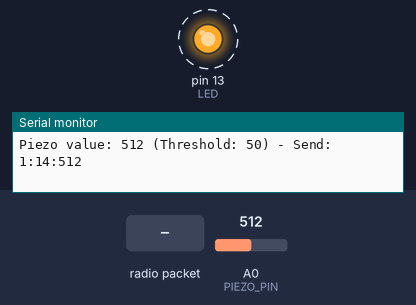
Recording of a sketch running on a simulated Arduino Uno, built with avr-gcc and run on an emulated ATmega328P. Shown: output pins drawn as LEDs (lit = HIGH), the last lines printed to the serial monitor. Dashed ring = blinking. The inputs (shaded band) are chosen by the test bench; at power-on: A0 (PIEZO_PIN) = 512. No radio packets arrive unless stated; pins used as bus, display or sensor lines are not drawn.

Above: at 11.3 s.
11.4 s: A0 (PIEZO_PIN) set to 56
14.4 s: A0 (PIEZO_PIN) set to 47
At 14.9 s:
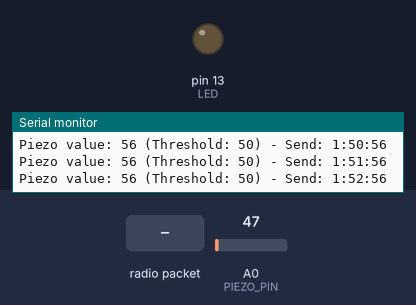
15.9 s: radio packet "recalibrate" arrives
At 16.4 s:
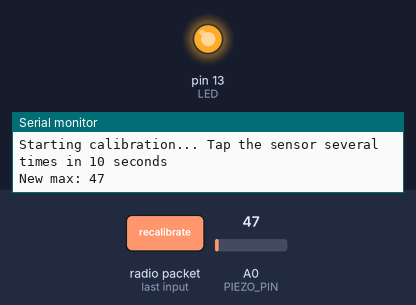
Timing chart, 0 to 26.5 s (numbered marks = the images above; inputs shaded):
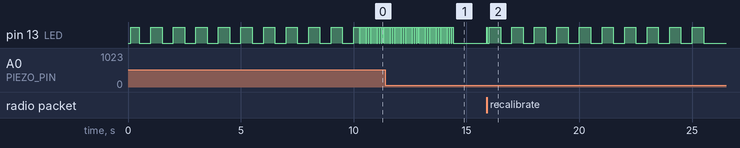

Measured:
- the behaviour switches between 51 and 50 on A0 (PIEZO_PIN) (found by bisection; images 0 and 1)
- after the input at 14.4 s, pin 13 (LED): goes on until 14.4 s, then stays LOW
- after the input at 15.9 s, pin 13 (LED): goes HIGH 0.01 s, LOW 0.08 s, 9 × (HIGH 0.51 s, LOW 0.50 s), HIGH 0.50 s, then LOW, starting at once
- by itself, pin 13 (LED): alternates HIGH for 0.06 s and LOW for 0.02 s

The sketch:

transceiver.ino
```cpp
#include <SPI.h>
#include <RH_RF95.h>

#define RFM95_CS 10
#define RFM95_RST 9
#define RFM95_INT 2

// Blinky on receipt
#define LED 13
// Change to 434.0 or other frequency, must match RX's freq!
#define RF95_FREQ 434.0

// Пин для пьезоэлектрического датчика
#define PIEZO_PIN A0
// Начальное пороговое значение (будет переопределено при калибровке)
#define DEFAULT_THRESHOLD 20
// Время блокировки после срабатывания (мс)
#define DEBOUNCE_TIME 30
// Запас над максимальным значением (%)
#define THRESHOLD_MARGIN 10

// Singleton instance of the radio driver
RH_RF95 rf95(RFM95_CS, RFM95_INT);

// ID для отправки
const char* ID = "1";
int count = 0; // Переменная для отслеживания счётчика
int threshold = DEFAULT_THRESHOLD; // Переменная для хранения порогового значения
int maxValue = 0; // Максимальное зафиксированное значение
unsigned long lastTriggerTime = 0; // Время последнего срабатывания
bool isTriggered = false; // Флаг срабатывания

void setup()
{
  pinMode(RFM95_RST, OUTPUT);
  digitalWrite(RFM95_RST, HIGH);
  pinMode(PIEZO_PIN, INPUT);
  pinMode(LED, OUTPUT);

  while (!Serial);
  Serial.begin(9600);
  delay(100);

  // manual reset
  digitalWrite(RFM95_RST, LOW);
  delay(10);
  digitalWrite(RFM95_RST, HIGH);
  delay(10);

  while (!rf95.init()) {
    Serial.println("LoRa radio init failed");
    while (1);
  }

  if (!rf95.setFrequency(RF95_FREQ)) {
    Serial.println("setFrequency failed");
    while (1);
  }

  rf95.setTxPower(18);

  // Калибровка датчика
  calibrateSensor();

  Serial.println("START");
}

// Функция калибровки датчика
void calibrateSensor() {
  Serial.println("Starting calibration... Tap the sensor several times in 10 seconds");
  digitalWrite(LED, HIGH); // Включить светодиод на время калибровки

  maxValue = 0; // Сбрасываем максимальное значение
  unsigned long startTime = millis();

  // Сбор данных в течение 10 секунд
  while (millis() - startTime < 10000) {
    int value = analogRead(PIEZO_PIN);

    // Обновляем максимальное значение
    if (value > maxValue) {
      maxValue = value;
      Serial.print("New max: ");
      Serial.println(maxValue);
    }

    // Мигание светодиодом для индикации процесса калибровки
    digitalWrite(LED, (millis() / 500) % 2 == 0);

    delay(10); // Частое чтение для捕捉 максимальных значений
  }

  // Установка порога на 10% выше максимального значения
  threshold = maxValue * (100 + THRESHOLD_MARGIN) / 100;

  // Минимальный порог на случай, если максимальное значение слишком мало
  if (threshold < 50) {
    threshold = 50;
  }

  digitalWrite(LED, LOW); // Выключить светодиод

  Serial.print("Calibration complete. Max value: ");
  Serial.print(maxValue);
  Serial.print(", Threshold: ");
  Serial.println(threshold);
}

void loop()
{
  if (rf95.available()) {
    uint8_t buf[RH_RF95_MAX_MESSAGE_LEN];
    uint8_t len = sizeof(buf);

    if (rf95.recv(buf, &len)) {
      String received = (char*)buf;
      received.trim();

      // Если получена команда reset
      if (received.equals("reset")) {
        count = 0;
        Serial.println("Counter reset via radio command");
      }
      // Если получена команда recalibrate
      else if (received.equals("recalibrate")) {
        calibrateSensor();
      }
      // Если получена команда status
      else if (received.equals("status")) {
        char statusPacket[50];
        snprintf(statusPacket, sizeof(statusPacket), "STATUS:%s:%d:%d:%d", ID, count, threshold, maxValue);
        rf95.send((uint8_t *)statusPacket, strlen(statusPacket) + 1);
        rf95.waitPacketSent();
      }
    }
  }

  // Проверка наличия доступных данных в последовательном порте
  if (Serial.available() > 0) {
    String command = Serial.readStringUntil('\n'); // Чтение команды до новой строки
    command.trim(); // Удаление лишних пробелов

    if (command.equals("reset")) {
      count = 0; // Сброс счетчика
      Serial.println("Count reset to 0.");
    }
    else if (command.equals("recalibrate")) {
      calibrateSensor(); // Повторная калибровка
    }
    else if (command.equals("threshold")) {
      Serial.print("Current threshold: ");
      Serial.println(threshold);
      Serial.print("Max value: ");
      Serial.println(maxValue);
    }
    else if (command.equals("status")) {
      Serial.print("ID:");
      Serial.print(ID);
      Serial.print(" Count:");
      Serial.print(count);
      Serial.print(" Threshold:");
      Serial.print(threshold);
      Serial.print(" Max:");
      Serial.println(maxValue);
    }
  }

  // Чтение значения с пьезодатчика
  int piezoValue = analogRead(PIEZO_PIN);

  // Получаем текущее время
  unsigned long currentTime = millis();

  // Отладочный вывод (можно закомментировать)
  // Serial.println(piezoValue);

  // Проверяем, превышено ли пороговое значение и прошло ли достаточно времени с последнего срабатывания
  if (piezoValue > threshold && !isTriggered) {
    // Устанавливаем флаг срабатывания и запоминаем время
    isTriggered = true;
    lastTriggerTime = currentTime;

    // Увеличение счётчика
    count++;

    digitalWrite(LED, HIGH);
    Serial.print("Piezo value: ");
    Serial.print(piezoValue);
    Serial.print(" (Threshold: ");
    Serial.print(threshold);
    Serial.print(") - Send: ");

    // Форматирование сообщения (добавим значение датчика)
    char radiopacket[30];
    snprintf(radiopacket, sizeof(radiopacket), "%s:%d:%d", ID, count, piezoValue); // Формат ID:счётчик:значение
    Serial.println(radiopacket);

    // Отправка сообщения
    rf95.send((uint8_t *)radiopacket, strlen(radiopacket) + 1);
    rf95.waitPacketSent();

    digitalWrite(LED, LOW);

    // Обновляем максимальное значение, если текущее больше
    if (piezoValue > maxValue) {
      maxValue = piezoValue;
      Serial.print("New maximum value recorded: ");
      Serial.println(maxValue);
    }
  }

  // Сбрасываем флаг срабатывания, если прошло достаточно времени
  if (isTriggered && (currentTime - lastTriggerTime >= DEBOUNCE_TIME)) {
    isTriggered = false;
  }

  // Небольшая задержка между измерениями
  delay(10);
}
```
